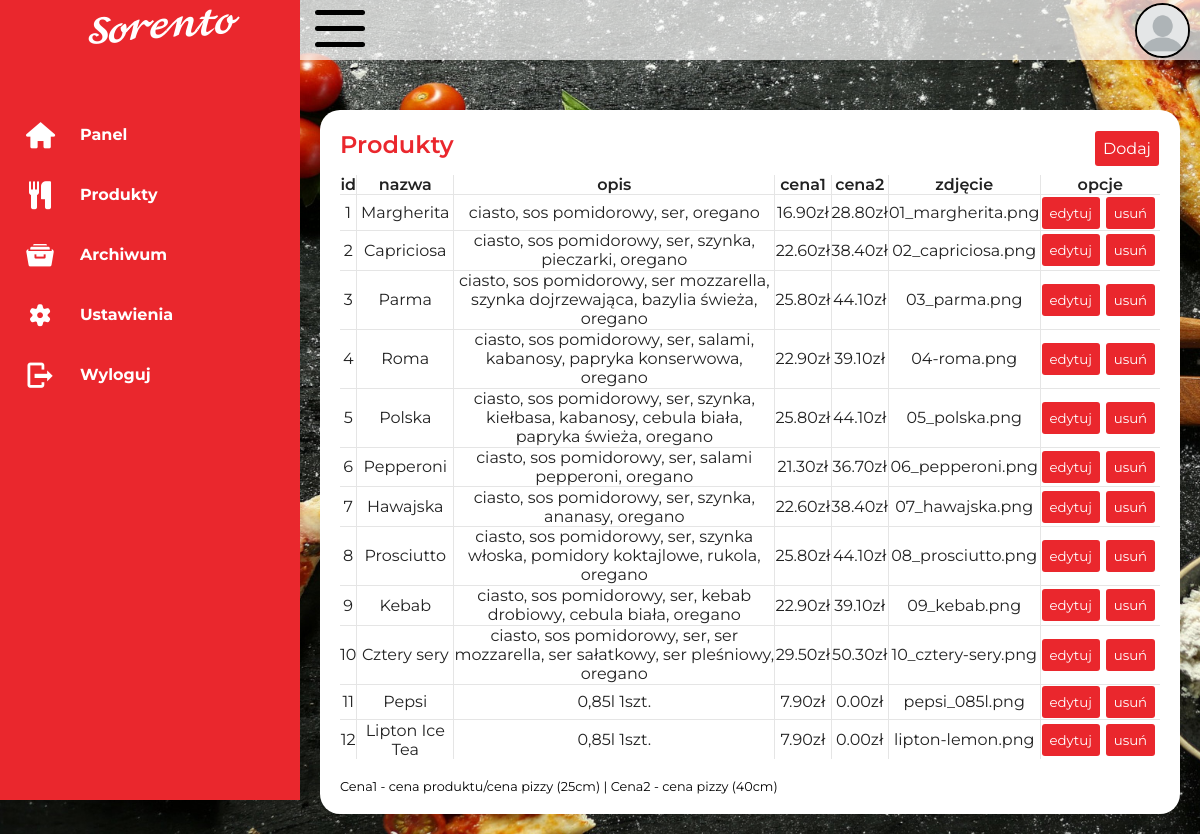
The page /pizza/admin/produkty (signed in) on the database its author committed.
### tables this page shows
CREATE TABLE `produkty` (
  `id` int(11) NOT NULL,
  `nazwa` varchar(60) NOT NULL,
  `opis` text NOT NULL,
  `typ` int(11) NOT NULL,
  `cenam` float(5,2) NOT NULL,
  `cenad` float(5,2) NOT NULL,
  `zdjecie` varchar(40) NOT NULL
);

### pizza/admin/produkty.php (the view, shortened to what this page needs)
<!DOCTYPE html>
<html lang="pl" dir="ltr">
  <head>
    <link rel="stylesheet" href="./style.css">
    <link rel="stylesheet" href="./css/fontello.css">
  </head>
  <body>
    <div class="nav-cont">
      <nav>
        <div class="logo">
          <span class="icon"></span>
          <span class="tittle"><img src="../img/logo.png" alt="logo"></span>
        </div>
         <div class="nav-elem"><a href="panel">
          <span class="icon"><i class="icon-home"></i></span>
          <span class="tittle">Panel</span>
        </a></div>
        <div class="nav-elem"><a href="produkty">
          <span class="icon"><i class="icon-food"></i></span>
          <span class="tittle">Produkty</span>
        </a></div>
        <div class="nav-elem"><a href="archiwum">
          <span class="icon"><i class="icon-archive"></i></span>
          <span class="tittle">Archiwum</span>
        </a></div>
        <div class="nav-elem"><a href="ustawienia">
          <span class="icon"><i class="icon-cog"></i></span>
          <span class="tittle">Ustawienia</span>
        </a></div>
        <span class="nav-elem"><a href="logout.php">
          <span class="icon"><i class="icon-logout"></i></span>
          <span class="tittle">Wyloguj</span>
        </a>
      </span>
    </nav>
    </div>
    <main>
      <div class="topbar">
        <div class="toggle">
          <div id="burger-btn" class="cover-big">
            <div id="h-icon" class="close">
              <span></span>
              <span></span>
              <span></span>
            </div>
          </div>
        </div>
        <img src="../img/user.png" alt="user">
      </div>
        <div class="details">
          <div class="Orders">
            <div class="cardHeader">
              <h2>Produkty</h2>
              <a href="pro-add-pan" class="btn">Dodaj</a>
            </div>
            <table>
              <tr>
                <td>id</td>
                <td>nazwa</td>
                <td>opis</td>
                <td>cena1</td>
                <td>cena2</td>
                <td>zdjęcie</td>
                <td>opcje</td>
              </tr>
              <?php
              require("../connect.php");
              $data = $db->query("SELECT * FROM `produkty`;");
              while ($row = $data->fetch_assoc()) {
                echo <<< HI
                <tr>
                  <td>$row[id]</td>
                  <td>$row[nazwa]</td>
                  <td>$row[opis]</td>
                  <td>$row[cenam]zł</td>
                  <td>$row[cenad]zł</td>
                  <td>$row[zdjecie]</td>
                  <td style="width: 120px;"><form action="pro-edit-pan" method="post"" style="float: left;"><input type="text" style="display: none;" name="id" value="$row[id]"><input class="btn" type="submit" value="edytuj"></form>
                  <form action="pro-del.php" method="post"><input type="text" style="display: none;" name="id" value="$row[id]"><input class="btn" type="submit" onclick="return confirm('Czy napewno chcesz usunąć?')" value="usuń"></form></td>
                </tr>
HI;
              }
               ?>
            </table>
            <p style="margin-top: 30px; font-size: 80%;">Cena1 - cena produktu/cena pizzy (25cm) | Cena2 - cena pizzy (40cm)</p>
          </div>
        </div>
    </main>
  </body>
</html>

### pizza/admin/style.css (style rules this page uses)
* { margin: 0; padding: 0; box-sizing: border-box; font-family: 'Montserrat', 'sans-serif'; }
:root { --red: #ea272d; --gray: #f5f5f5; --black1: #222; --black2: #999; }
body { min-height: 100vh; background-image:url(../img/bg4.jpg); background-attachment: fixed; background-size: cover; overflow-x: hidden; }
.nav-cont { position: relative; width: 100%; }
nav { display: flex; flex-direction: column; position: fixed; width: 300px; height: 100vh; top: 0; left: 0; background: var(--red); border-left: 10px solid var(--red); transition: 0.5s; overflow: hidden; }
nav .nav-elem { width: 100%; border-top-left-radius: 30px; border-bottom-left-radius: 30px; }
nav .nav-elem a { width: 100%; color: white; display: flex; text-decoration: none; position: relative; }
nav .logo { margin-top: 5px; margin-bottom: 40px; pointer-events: none; display: flex; }
.icon { position: relative; display: block; min-width: 60px; height: 60px; line-height: 60px; text-align: center; }
.icon i { font-size: 1.75em; }
.tittle { position: relative; display: block; padding: 0 10px; height: 60px; line-height: 60px; text-align: start; white-space: nowrap; font-weight: bold; }
#burger-btn { width: 50px; height: 40px; cursor: pointer; pointer-events: all; z-index: 900; color: white; }
#h-icon { width: 50px; height: 40px; position: relative; z-index: 900; }
#h-icon span { display: block; position: absolute; height: 5px; width: 50px; margin-right: 20%; background-color: #000000; border-radius: 0; opacity: 1; left: 0; border-radius: 5px; }
#h-icon span:nth-child(1) { top: 0px; }
#h-icon span:nth-child(2) { top: 16px; }
#h-icon span:nth-child(3) { top: 32px; }
main { position: absolute; width: calc(100vw - 300px); left: 300px; min-height: 100vh; background: transparent; transition: 0.5s; padding-top: 80px; overflow-x: auto; }
.topbar { position: fixed; top: 0; left: 300px; width: calc(100vw - 300px); height: 60px; background: rgba(255,255,255,0.7); display: flex; justify-content: space-between; align-items: center; padding: 0 10px; transition: 0.5s; }
.topbar img { width: 55px; height: 55px; border-radius: 28px; border: 2px solid black; }
.toggle { position: relative; width: 60px; height: 60px; display: flex; justify-content: center; align-items: center; cursor: pointer; }
.details { position: relative; width: 100%; padding: 20px; display: grid; grid-template-columns: 1fr 1; grid-gap: 30px; margin-top: 10px; }
.details .Orders { position: relative; display: grid; min-height: 400px; background-color: white; padding: 20px; border-radius: 20px; box-shadow: 0 7px 25px rgba(0,0,0,0.08); }
.cardHeader { display: flex; justify-content: space-between; align-items: flex-start; height: 35px; }
.cardHeader h2 { font-weight: 600; color: var(--red); }
.btn { position: relative; padding: 8px; background-color: var(--red); text-decoration: none; color: white; border-radius: 3px; border: none; margin: 1px; cursor: pointer; }
.details table { width: 100%; border-collapse: collapse; margin-top: 10px; height: 100%; }
.details table tr:first-of-type td { font-weight: 600; }
.details table tr { color: var(--black1); border-bottom: 1px solid rgba(0,0,0,0.1); }
.details table tr:last-child { border-bottom: none; }
.details table tr td { color: var(--black1); border-right: 1px solid rgba(0,0,0,0.1); text-align: center; }
.details table tr td:last-child { border-right: none; }

### rows shown on the page
produkty: id "1", nazwa "Margherita", opis "ciasto, sos pomidorowy, ser, oregano", cenam "16.90", cenad "28.80", zdjecie "01_margherita.png"
produkty: id "2", nazwa "Capriciosa", opis "ciasto, sos pomidorowy, ser, szynka, pieczarki, oregano", cenam "22.60", cenad "38.40", zdjecie "02_capriciosa.png"
produkty: id "3", nazwa "Parma", opis "ciasto, sos pomidorowy, ser mozzarella, szynka dojrzewająca, bazylia świeża, oregano", cenam "25.80", cenad "44.10", zdjecie "03_parma.png"
produkty: id "4", nazwa "Roma", opis "ciasto, sos pomidorowy, ser, salami, kabanosy, papryka konserwowa, oregano", cenam "22.90", cenad "39.10", zdjecie "04-roma.png"
produkty: id "5", nazwa "Polska", opis "ciasto, sos pomidorowy, ser, szynka, kiełbasa, kabanosy, cebula biała, papryka świeża, oregano", cenam "25.80", cenad "44.10", zdjecie "05_polska.png"
produkty: id "6", nazwa "Pepperoni", opis "ciasto, sos pomidorowy, ser, salami pepperoni, oregano", cenam "21.30", cenad "36.70", zdjecie "06_pepperoni.png"
produkty: id "7", nazwa "Hawajska", opis "ciasto, sos pomidorowy, ser, szynka, ananasy, oregano", cenam "22.60", cenad "38.40", zdjecie "07_hawajska.png"
produkty: id "8", nazwa "Prosciutto", opis "ciasto, sos pomidorowy, ser, szynka włoska, pomidory koktajlowe, rukola, oregano", cenam "25.80", cenad "44.10", zdjecie "08_prosciutto.png"
produkty: id "9", nazwa "Kebab", opis "ciasto, sos pomidorowy, ser, kebab drobiowy, cebula biała, oregano", cenam "22.90", cenad "39.10", zdjecie "09_kebab.png"
produkty: id "10", nazwa "Cztery sery", opis "ciasto, sos pomidorowy, ser, ser mozzarella, ser sałatkowy, ser pleśniowy, oregano", cenam "29.50", cenad "50.30", zdjecie "10_cztery-sery.png"
produkty: id "11", nazwa "Pepsi", opis "0,85l 1szt.", cenam "7.90", cenad "0.00", zdjecie "pepsi_085l.png"
produkty: id "12", nazwa "Lipton Ice Tea", opis "0,85l 1szt.", cenam "7.90", cenad "0.00", zdjecie "lipton-lemon.png"
